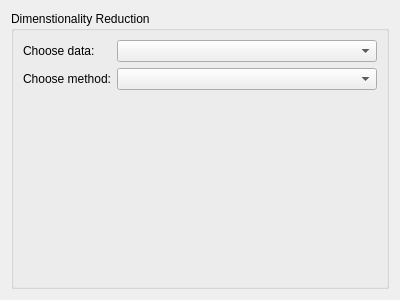
<?xml version="1.0" encoding="UTF-8"?>
<ui version="4.0">
 <class>Form</class>
 <widget class="QWidget" name="Form">
  <property name="geometry">
   <rect>
    <x>0</x>
    <y>0</y>
    <width>400</width>
    <height>300</height>
   </rect>
  </property>
  <property name="windowTitle">
   <string>Form</string>
  </property>
  <layout class="QVBoxLayout" name="verticalLayout">
   <item>
    <widget class="QGroupBox" name="formGroupBox">
     <property name="title">
      <string>Dimenstionality Reduction</string>
     </property>
     <layout class="QFormLayout" name="formLayout">
      <property name="fieldGrowthPolicy">
       <enum>QFormLayout::AllNonFixedFieldsGrow</enum>
      </property>
      <item row="0" column="0">
       <widget class="QLabel" name="chooseDataLabel">
        <property name="text">
         <string>Choose data:</string>
        </property>
       </widget>
      </item>
      <item row="0" column="1">
       <widget class="QComboBox" name="chooseDataComboBox"/>
      </item>
      <item row="1" column="0">
       <widget class="QLabel" name="chooseMethodLabel">
        <property name="text">
         <string>Choose method:</string>
        </property>
       </widget>
      </item>
      <item row="1" column="1">
       <widget class="QComboBox" name="chooseMethodComboBox"/>
      </item>
     </layout>
    </widget>
   </item>
  </layout>
 </widget>
 <resources/>
 <connections/>
</ui>
